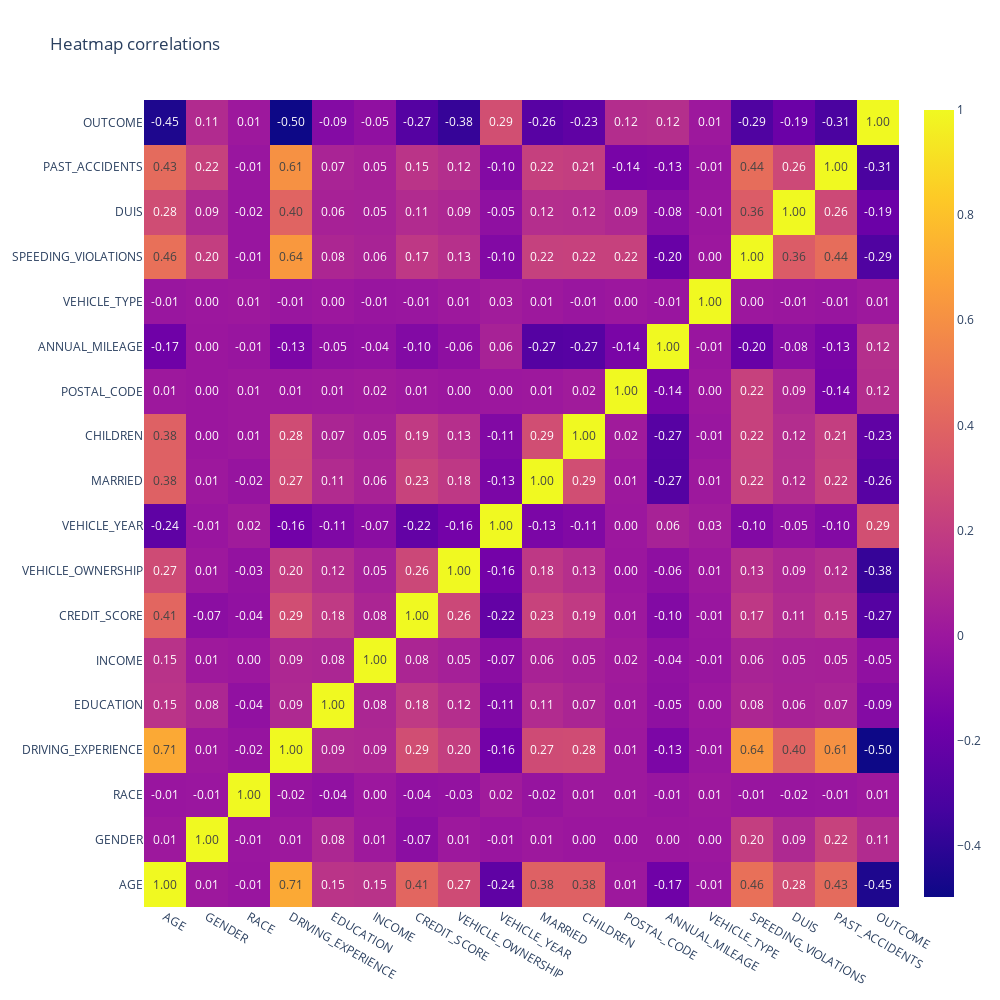

Notebook cell for this chart:
### Markdown cell above
Check for the correlations to the target feature "OUTCOME", show in table and matrix

### Code cell
HelperMethods.show_correlations(data_frame=dtf,categorical_columns=dtf.columns)

### Figure 1 — Plotly figure (JSON) as saved in the notebook; plotly's stock layout.template omitted (floating-point values rounded to 4 significant figures; data arrays with more than 128 entries replaced by an {"elided": "..."} marker saying what was removed)
{"data": [{"text": {"elided": "18x18 float values"}, "texttemplate": "%{text:.2f}", "type": "heatmap", "x": ["AGE", "GENDER", "RACE", "DRIVING_EXPERIENCE", "EDUCATION", "INCOME", "CREDIT_SCORE", "VEHICLE_OWNERSHIP", "VEHICLE_YEAR", "MARRIED", "CHILDREN", "POSTAL_CODE", "ANNUAL_MILEAGE", "VEHICLE_TYPE", "SPEEDING_VIOLATIONS", "DUIS", "PAST_ACCIDENTS", "OUTCOME"], "y": ["AGE", "GENDER", "RACE", "DRIVING_EXPERIENCE", "EDUCATION", "INCOME", "CREDIT_SCORE", "VEHICLE_OWNERSHIP", "VEHICLE_YEAR", "MARRIED", "CHILDREN", "POSTAL_CODE", "ANNUAL_MILEAGE", "VEHICLE_TYPE", "SPEEDING_VIOLATIONS", "DUIS", "PAST_ACCIDENTS", "OUTCOME"], "z": {"elided": "18x18 float values"}}], "layout": {"height": 1000, "title": {"text": "Heatmap correlations"}, "width": 1000}}
